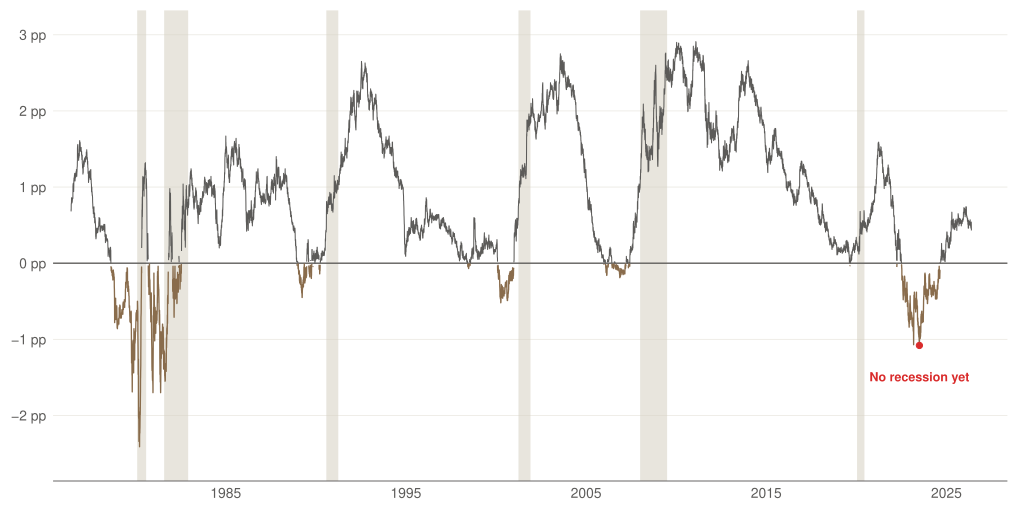

Recreate this plot in R.
# Task 13 v6 — final: visible 2020 band + red dialed back to one accent.
#
# v6 vs v5: two fixes.
#   (1) 2020 COVID-recession band rendered too thin to see. The NBER
#       recession was only ~2 months (61 days) against a ~50-year x-axis,
#       so its rect was a near-zero-width sliver — but the headline rests
#       on the reader seeing all SIX recession bands ("every US recession
#       since 1976 was preceded by an inverted yield curve"). Fix: enforce
#       a minimum visible width on the recession rectangles (a floor on
#       xmax - xmin), widening only the bands that fall under the floor and
#       keeping each centred on its true midpoint so the displayed span
#       still brackets the actual recession dates.
#   (2) Red overuse / cross-portfolio inconsistency. v5 filled EVERY
#       below-zero (inverted) segment of the spread line in heritage red,
#       so red read as a routine series colour — whereas elsewhere in the
#       portfolio (e.g. Task 7) heritage red is a rare single accent. Fix:
#       the inversion emphasis now renders in COPPER (the palette's
#       qualitative companion), and heritage red is reserved for the ONE
#       storytelling moment the title is about — the 2022 inversion's
#       "open case / no recession yet" dot + label.
#
# What stays from v5:
#   * NBER recession bands behind everything, in pale quartz.
#   * Zero reference line.
#   * One short label at the 2022 trough ("No recession yet").
#
# Data sources:
#   FRED T10Y2Y — 10Y-2Y Treasury spread (daily).
#   FRED USREC  — NBER recession indicator (monthly, 0 / 1).

setwd("/Users/alexanderweber/Documents/hsg/6_semester/data_visualization_with_ai")

suppressPackageStartupMessages({
  library(dplyr)
  library(readr)
  library(ggplot2)
})

source("design_system.R")
chart_family <- ""

spread <- read_csv("data/task_13/T10Y2Y.csv", show_col_types = FALSE) %>%
  rename(spread = value) %>%
  arrange(date) %>%
  mutate(
    sign = ifelse(spread < 0, "neg", "pos"),
    run  = cumsum(sign != lag(sign, default = first(sign)))
  )

usrec <- read_csv("data/task_13/USREC.csv", show_col_types = FALSE) %>%
  arrange(date) %>%
  mutate(prev = lag(value, default = 0))
rec_starts <- usrec %>% filter(value == 1, prev == 0) %>% pull(date)
rec_ends   <- usrec %>% filter(value == 0, prev == 1) %>% pull(date)
recessions <- tibble(start = rec_starts, end = rec_ends)

# --- Fix (1): guarantee a minimum visible band width -------------------
# The 2020 recession is only ~2 months wide; against a ~50-year axis its
# rect collapses to an invisible sliver. Enforce a floor on the displayed
# width and centre any widened band on its true midpoint, so the rect
# still brackets the real recession dates while staying legible.
min_band_days <- 150
recessions <- recessions %>%
  mutate(
    width_days = as.numeric(end - start),
    mid        = start + (end - start) / 2,
    draw_start = if_else(width_days < min_band_days,
                         mid - (min_band_days / 2), start),
    draw_end   = if_else(width_days < min_band_days,
                         mid + (min_band_days / 2), end)
  )

# 2022 inversion: deepest single-day reading.
deepest_22 <- tibble(date = as.Date("2023-07-03"), spread = -1.08)

p <- ggplot() +
  geom_rect(data = recessions,
            aes(xmin = draw_start, xmax = draw_end, ymin = -Inf, ymax = Inf),
            fill = pg_palette$quartz, alpha = 0.55) +
  geom_hline(yintercept = 0, color = pg_palette$alloy, linewidth = 0.45) +
  geom_line(data = spread %>% filter(sign == "pos"),
            aes(x = date, y = spread, group = run),
            color = pg_palette$alloy, linewidth = 0.35) +
  # Inversion emphasis — copper, the palette's qualitative companion.
  # Red is NOT used here: it is reserved for the single 2022 callout below.
  geom_line(data = spread %>% filter(sign == "neg"),
            aes(x = date, y = spread, group = run),
            color = pg_palette$copper, linewidth = 0.45) +
  # 2022 open case (the one red moment): dot at the deepest reading + label.
  geom_point(data = deepest_22, aes(x = date, y = spread),
             color = pg_palette$heritage_red, size = 1.8) +
  annotate("text",
           x = as.Date("2023-07-03"), y = -1.55,
           label = "No recession yet",
           family = chart_family, size = 3.0,
           color = pg_palette$heritage_red,
           hjust = 0.5, vjust = 0,
           fontface = "bold") +
  scale_x_date(date_breaks = "10 years", date_labels = "%Y",
               expand = expansion(mult = c(0.02, 0.04))) +
  scale_y_continuous(breaks = seq(-3, 3, 1),
                     labels = function(x) paste0(x, " pp"),
                     limits = c(-2.8, 3.2),
                     expand = expansion(mult = c(0.01, 0.02))) +
  coord_cartesian(clip = "off") +
  labs(x = NULL, y = NULL) +
  theme_pg(base_family = chart_family) +
  theme(
    panel.grid.major.y = element_line(color = pg_palette$light_quartz,
                                      linewidth = 0.3),
    panel.grid.minor   = element_blank(),
    plot.margin        = margin(t = 8, r = 12, b = 8, l = 8)
  )

out_pdf <- "iterations/task_13/v6/yield_curve_v6.pdf"
ggsave(out_pdf, p, width = 26, height = 13, units = "cm", device = "pdf")
cat("Saved:", out_pdf, "\n")
